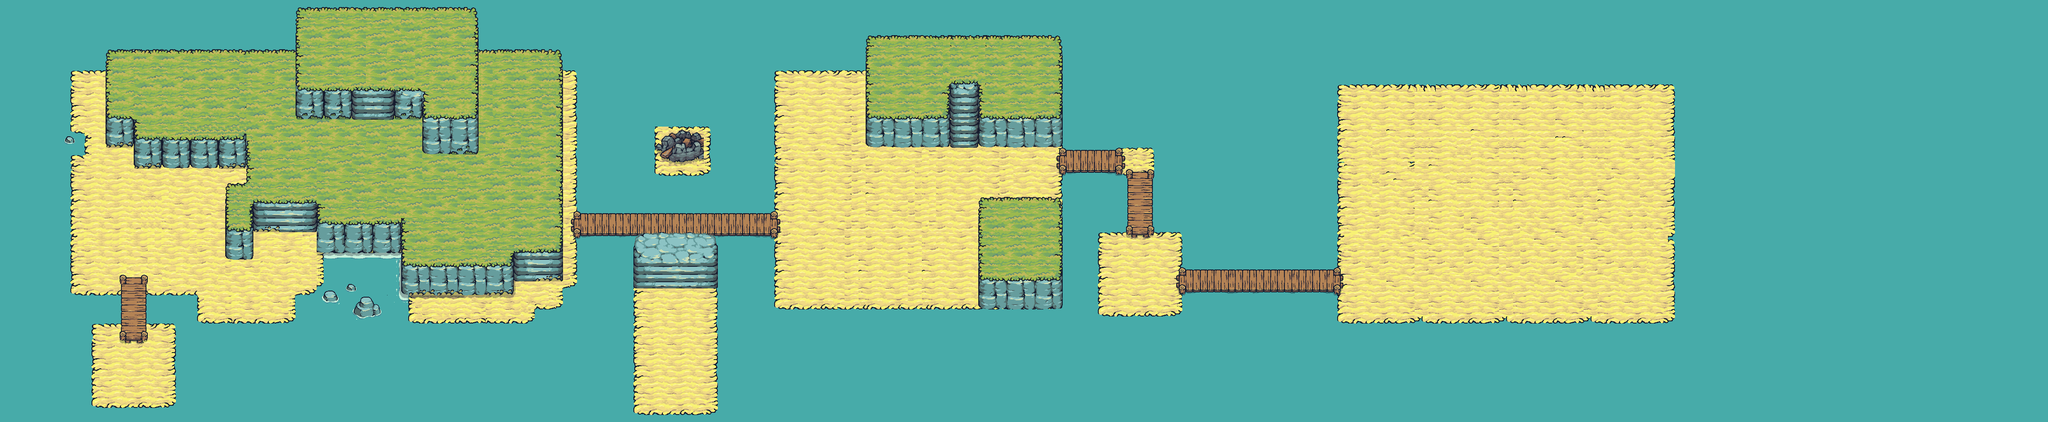

This game map was drawn from its Tiled (.tmx) file and the tilesets committed beside it. A one-line description and the trimmed map source follow:
An orthogonal 291x60 tile map with 16x16 px tiles, 9 tile layers (Water, Foam, Sand, Shadow, ...), 13 tilesets and 132 objects (11x Enemy, 6x Blue_Tower, 3x Tree, 3x Healing_House, 2x House, ...).

<map version="1.10" tiledversion="1.11.2" orientation="orthogonal" renderorder="right-down" width="291" height="60" tilewidth="16" tileheight="16" infinite="0" nextlayerid="15" nextobjectid="334">
 <tileset firstgid="1" source="Tilemap_Flat.tsx" />
 <tileset firstgid="641" source="Water.tsx" />
 <tileset firstgid="650" source="Tilemap_Elevation.tsx" />
 <tileset firstgid="1162" source="Rocks_01.tsx" />
 <tileset firstgid="1674" source="Rocks_03.tsx" />
 <tileset firstgid="2186" source="Rocks_02.tsx" />
 <tileset firstgid="2698" source="Shadows.tsx" />
 <tileset firstgid="2842" source="Foam.tsx" />
 <tileset firstgid="3832" source="Tree.tsx" />
 <tileset firstgid="5317" source="House_Blue.tsx" />
 <tileset firstgid="5394" source="Tower_Blue.tsx" />
 <tileset firstgid="5499" source="Bridge_All.tsx" />
 <tileset firstgid="5691" source="Tower_Destroyed.tsx" />
 <layer id="1" name="Water" width="291" height="60">
  <data>[17460 cells, 17460 non-empty, 9 distinct tile ids]</data>
 </layer>
 <layer id="7" name="Foam" width="291" height="60">
  <data>[17460 cells, 40 non-empty, 13 distinct tile ids]</data>
 </layer>
 <layer id="2" name="Sand" width="291" height="60">
  <data>[17460 cells, 6037 non-empty, 167 distinct tile ids]</data>
 </layer>
 <layer id="6" name="Shadow" width="291" height="60">
  <data>[17460 cells, 148 non-empty, 99 distinct tile ids]</data>
 </layer>
 <layer id="4" name="Elevation 1" width="291" height="60">
  <data>[17460 cells, 2627 non-empty, 520 distinct tile ids]</data>
 </layer>
 <layer id="5" name="Top-Grass 1" width="291" height="60">
  <data>[17460 cells, 2207 non-empty, 372 distinct tile ids]</data>
 </layer>
 <layer id="9" name="Elevation 2" width="291" height="60">
  <data>[17460 cells, 479 non-empty, 191 distinct tile ids]</data>
 </layer>
 <layer id="10" name="Top-Grass 2" width="291" height="60">
  <data>[17460 cells, 460 non-empty, 193 distinct tile ids]</data>
 </layer>
 <layer id="14" name="House" width="291" height="60">
  <data>[17460 cells, 9 non-empty, 6 distinct tile ids]</data>
 </layer>
 <objectgroup id="3" name="SpawnPoint">
  <object id="184" name="Orc" type="Enemy" x="384" y="480" width="32" height="32" />
  <object id="209" name="Orc" type="Enemy" x="688" y="352" width="32" height="32" />
  <object id="210" name="Orc" type="Enemy" x="832" y="48" width="32" height="32" />
  <object id="213" name="Orc" type="Enemy" x="1136" y="432" width="32" height="32" />
  <object id="313" name="Orc" type="Enemy" x="3408" y="368" width="32" height="32" />
  <object id="314" name="Orc" type="Enemy" x="1888" y="400" width="32" height="32" />
  <object id="315" name="Orc" type="Enemy" x="1984" y="208" width="32" height="32" />
  <object id="316" name="Orc" type="Enemy" x="2336" y="208" width="32" height="32" />
  <object id="317" name="Orc" type="Enemy" x="3600" y="640" width="32" height="32" />
  <object id="318" name="Orc" type="Enemy" x="3696" y="384" width="32" height="32" />
  <object id="319" name="Orc" type="Enemy" x="3168" y="368" width="32" height="32" />
  <object id="320" name="Player" type="Player" x="288" y="848" width="32" height="32" />
 </objectgroup>
 <objectgroup id="13" name="Interactables">
  <object id="190" name="Tree" type="Tree" x="304" y="160" width="16" height="16">
   <ellipse />
  </object>
  <object id="191" name="Tree" type="Tree" x="912" y="416" width="32" height="32">
   <ellipse />
  </object>
  <object id="207" type="Healing_House" x="720" y="112" width="16" height="16" />
  <object id="208" type="House" x="976" y="80" width="16" height="16" />
  <object id="226" name="Tree" type="Tree" x="2320" y="528" width="32" height="32">
   <ellipse />
  </object>
  <object id="274" type="House" x="1856" y="240" width="16" height="16" />
  <object id="282" type="Healing_House" x="2560" y="640" width="64" height="32" />
  <object id="284" type="Healing_House" x="1536" y="864" width="64" height="32" />
  <object id="291" type="Blue_Tower" x="2048" y="160" width="16" height="16" />
  <object id="292" type="Blue_Tower" x="2352" y="160" width="16" height="16" />
  <object id="308" type="Castle" x="3376" y="336" width="96" height="16" />
  <object id="309" type="Blue_Tower" x="3168" y="320" width="16" height="16" />
  <object id="310" type="Blue_Tower" x="3680" y="320" width="16" height="16" />
  <object id="311" type="Blue_Tower" x="3664" y="608" width="16" height="16" />
  <object id="312" type="Blue_Tower" x="3344" y="672" width="16" height="16" />
 </objectgroup>
 <objectgroup id="8" name="Collision">
  <object id="83" x="160" y="160" width="9.90909" height="144" />
  <object id="84" x="170.318" y="299.313" width="21.6818" />
  <object id="86" x="169.875" y="159.625" width="70.125" height="7" />
  <object id="87" x="193.091" y="299.091" width="0.375" height="52.9091" />
  <object id="89" x="161.435" y="351.957" width="32" height="16" />
  <object id="90" x="160" y="368" width="16" height="304" />
  <object id="91" x="176" y="656" width="96" height="16" />
  <object id="92" x="448" y="672" width="16" height="64" />
  <object id="93" x="464" y="720" width="208" height="16" />
  <object id="94" x="656" y="672" width="16" height="48" />
  <object id="96" x="672" y="656" width="48" height="16" />
  <object id="99" x="720" y="576" width="16" height="80" />
  <object id="100" x="512" y="528" width="64" height="48" />
  <object id="101" x="720" y="512" width="192" height="64" />
  <object id="104" x="912" y="608" width="256" height="48" />
  <object id="108" x="1280" y="160" height="416" />
  <object id="110" x="1280" y="576" height="32" />
  <object id="111" x="1280" y="112" height="48" />
  <object id="113" x="240" y="112" height="144" />
  <object id="114" x="240" y="256" width="64" height="64" />
  <object id="116" x="304" y="304" width="256" height="64" />
  <object id="117" x="560" y="368" height="48" />
  <object id="123" x="512" y="432" height="96" />
  <object id="124" x="576" y="464" height="64" />
  <object id="126" x="720" y="464" height="48" />
  <object id="128" x="912" y="528" height="80" />
  <object id="130" x="1168" y="576" height="32" />
  <object id="138" x="928" y="656" width="5.25" height="64.75" />
  <object id="140" x="928" y="720" width="280.5" height="3.5" />
  <object id="147" x="1212.63" y="704.125" width="3.25" height="15.5" />
  <object id="148" x="1215.88" y="699.25" width="64.125" height="4.75" />
  <object id="150" x="1274.38" y="657.25" width="5.625" height="46.75" />
  <object id="158" x="1280" y="651.455" width="32.0909" height="4.54545" />
  <object id="159" x="1308.25" y="160" width="3.75" height="320" />
  <object id="160" x="1280.25" y="160" width="31.75" height="1" />
  <object id="162" x="240" y="112" width="432" />
  <object id="163" x="1088" y="112" width="192" />
  <object id="164" x="672" y="16" height="176" />
  <object id="165" x="672" y="192" width="128" height="64" />
  <object id="169" x="896" y="192" width="64" height="64" />
  <object id="170" x="960" y="256" width="128" height="80" />
  <object id="171" x="1088" y="16" height="240" />
  <object id="172" x="672" y="16" width="416" />
  <object id="174" x="512" y="416" width="48" />
  <object id="175" x="512" y="416" height="16" />
  <object id="227" x="1312" y="480" width="448" />
  <object id="228" x="1312" y="528" width="128" />
  <object id="230" x="1308.75" y="528" width="3.25" height="123" />
  <object id="238" x="1760" y="528" width="4.5" height="174" />
  <object id="239" x="1762.67" y="700" width="652" height="4" />
  <object id="240" x="2409.42" y="453.25" width="5.33333" height="251.333" />
  <object id="241" x="2226.67" y="458" width="3.33333" height="241.333" />
  <object id="243" x="2227.33" y="452.333" width="187.667" height="5" />
  <object id="244" x="1762" y="159.5" width="4" height="320" />
  </objectgroup>
</map>
<!-- 51 of 132 objects omitted -->
